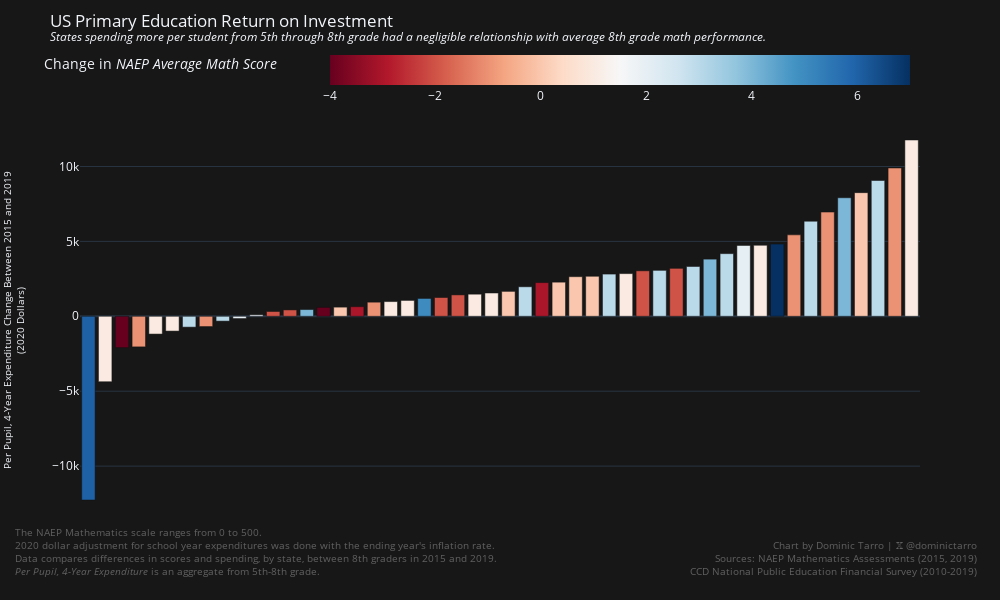
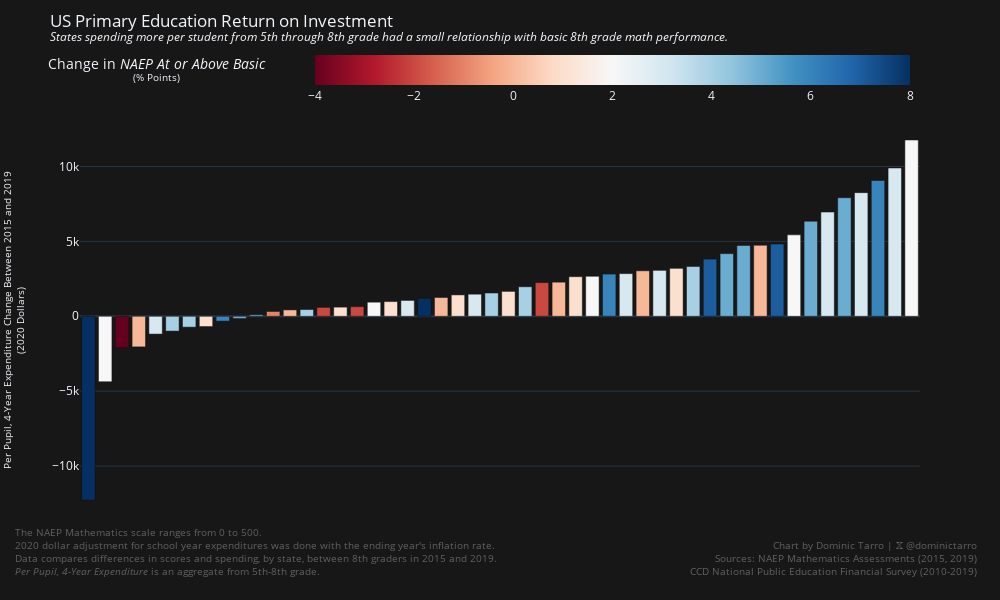
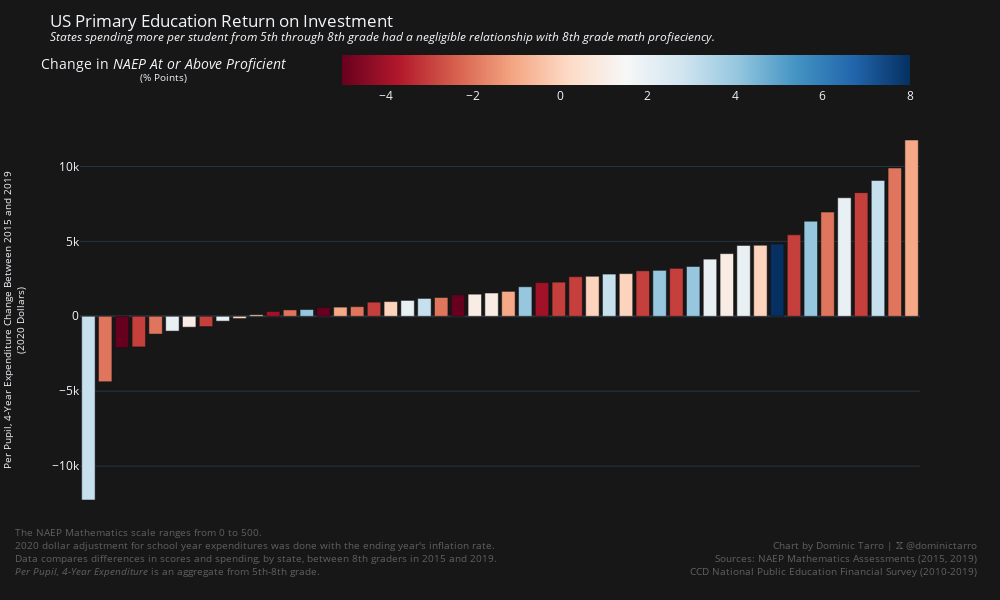

Notebook code cell kept with these figures, in order:
### Code cell
def generate_state_investment_and_math_performance_bar_chart(
    column: str, legend_title: str, description: str
) -> go.Figure:
    return px.bar(
        student_investment.join(
            math_performance,
            on="State Name"
        ).sort("Investment Change"),
        x="State Name",
        y="Investment Change",
        color=column,
        title=f"US Primary Education Return on Investment<br><sup><i>{description}</i></sup>",
        template="plotly_dark",
        color_continuous_scale=px.colors.sequential.RdBu,
        labels={
            "State Name": "State",
            "Investment Change": "4-Year Expenditure Change (2020 Dollars)",
            column: f"Change in NAEP {legend_title}",
        },
        width=1000,
        height=600,
    ).update_layout(
        xaxis=dict(showticklabels=False, title=None),
        yaxis_title="Per Pupil, 4-Year Expenditure Change Between 2015 and 2019<br>(2020 Dollars)",
        yaxis_title_font_size=10,
        coloraxis_colorbar_title=f"Change in <i>NAEP {legend_title}</i>",
        coloraxis_colorbar_orientation="h",
        plot_bgcolor="#171717",
        paper_bgcolor="#171717",
    ).add_annotation(
        x=1.07,
        y=-0.15,
        xref="paper",
        yref="paper",
        text="<br>".join(
            (
                "Chart by Dominic Tarro | 𝕏 @dominictarro",
                "Sources: NAEP Mathematics Assessments (2015, 2019)",
                "CCD National Public Education Financial Survey (2010-2019)"
            )
        ),
        align="right",
        showarrow=False,
        font=dict(
            size=10,
            color="grey"
        ),
        opacity=0.7
    ).add_annotation(
        x=-0.08,
        y=-0.15,
        xref="paper",
        yref="paper",
        text="<br>".join(
            (
                "The NAEP Mathematics scale ranges from 0 to 500.",
                "2020 dollar adjustment for school year expenditures was done with the ending year's inflation rate.",
                "Data compares differences in scores and spending, by state, between 8th graders in 2015 and 2019.",
                "<i>Per Pupil, 4-Year Expenditure</i> is an aggregate from 5th-8th grade."
            )
        ),
        align="left",
        showarrow=False,
        font=dict(
            size=10,
            color="grey"
        ),
        opacity=0.7
    )

generate_state_investment_and_math_performance_bar_chart(
    "Mean Grade 8 Math Score Change",
    "Average Math Score",
    "States spending more per student from 5th through 8th grade had a negligible relationship with average 8th grade math performance."
).show()
generate_state_investment_and_math_performance_bar_chart(
    "At or Above Basic (%) Change",
    "At or Above Basic</i><br><sup>(% Points)</sup>",
    "States spending more per student from 5th through 8th grade had a small relationship with basic 8th grade math performance."
).show()
generate_state_investment_and_math_performance_bar_chart(
    "At or Above Proficient (%) Change",
    "At or Above Proficient</i><br><sup>(% Points)</sup>",
    "States spending more per student from 5th through 8th grade had a negligible relationship with 8th grade math profieciency."
).show()

### Figure 1 — Plotly figure (JSON) as saved in the notebook; plotly's stock layout.template omitted (floating-point values rounded to 4 significant figures)
{"data": [{"alignmentgroup": "True", "hovertemplate": "State=%{x}<br>4-Year Expenditure Change (2020 Dollars)=%{y}<br>Change in NAEP Average Math Score=%{marker.color}<extra></extra>", "legendgroup": "", "marker": {"color": [6, 1, -4, -1, 1, 1, 3, -1, 3, 2, 2, -2, -2, 4, -4, 0, -3, -1, 1, 1, 5, -2, -2, 1, 1, 0, 3, -3, 0, 0, 0, 3, 1, -2, 3, -2, 3, 4, 3, 2, 1, 7, -1, 3, -1, 4, 0, 3, -1, 1], "coloraxis": "coloraxis", "pattern": {"shape": ""}}, "name": "", "offsetgroup": "", "orientation": "v", "showlegend": false, "textposition": "auto", "type": "bar", "x": ["Alaska", "Wyoming", "Louisiana", "West Virginia", "Arkansas", "Indiana", "Delaware", "Oklahoma", "Maryland", "New Mexico", "Kansas", "Alabama", "Michigan", "Iowa", "Florida", "Missouri", "Mississippi", "Ohio", "Virginia", "New Jersey", "Rhode Island", "Tennessee", "South Dakota", "Nebraska", "Utah", "Kentucky", "Arizona", "North Carolina", "Georgia", "South Carolina", "Wisconsin", "Montana", "Nevada", "Connecticut", "Massachusetts", "Idaho", "Vermont", "Texas", "Maine", "North Dakota", "Colorado", "New Hampshire", "Pennsylvania", "Minnesota", "Illinois", "Hawaii", "New York", "Oregon", "California", "Washington"], "xaxis": "x", "y": [-12260.0, -4366.0, -2093.0, -2041.0, -1187.0, -986.8, -724.1, -685.1, -322.0, -149.7, 100.0, 321.5, 425.3, 449.4, 596.2, 610.9, 640.8, 942.4, 981.8, 1059.0, 1192.0, 1255.0, 1428.0, 1476.0, 1555.0, 1662.0, 1970.0, 2249.0, 2277.0, 2643.0, 2671.0, 2818.0, 2848.0, 3036.0, 3066.0, 3200.0, 3325.0, 3816.0, 4181.0, 4731.0, 4739.0, 4819.0, 5436.0, 6346.0, 6955.0, 7911.0, 8253.0, 9065.0, 9899.0, 11770.0], "yaxis": "y"}], "layout": {"annotations": [{"align": "right", "font": {"color": "grey", "size": 10}, "opacity": 0.7, "showarrow": false, "text": "Chart by Dominic Tarro | 𝕏 @dominictarro<br>Sources: NAEP Mathematics Assessments (2015, 2019)<br>CCD National Public Education Financial Survey (2010-2019)", "x": 1.07, "xref": "paper", "y": -0.15, "yref": "paper"}, {"align": "left", "font": {"color": "grey", "size": 10}, "opacity": 0.7, "showarrow": false, "text": "The NAEP Mathematics scale ranges from 0 to 500.<br>2020 dollar adjustment for school year expenditures was done with the ending year's inflation rate.<br>Data compares differences in scores and spending, by state, between 8th graders in 2015 and 2019.<br><i>Per Pupil, 4-Year Expenditure</i> is an aggregate from 5th-8th grade.", "x": -0.08, "xref": "paper", "y": -0.15, "yref": "paper"}], "barmode": "relative", "coloraxis": {"colorbar": {"orientation": "h", "title": {"text": "Change in <i>NAEP Average Math Score</i>"}}, "colorscale": [[0, "rgb(103,0,31)"], [0.1, "rgb(178,24,43)"], [0.2, "rgb(214,96,77)"], [0.3, "rgb(244,165,130)"], [0.4, "rgb(253,219,199)"], [0.5, "rgb(247,247,247)"], [0.6, "rgb(209,229,240)"], [0.7, "rgb(146,197,222)"], [0.8, "rgb(67,147,195)"], [0.9, "rgb(33,102,172)"], [1, "rgb(5,48,97)"]]}, "height": 600, "legend": {"tracegroupgap": 0}, "paper_bgcolor": "#171717", "plot_bgcolor": "#171717", "title": {"text": "US Primary Education Return on Investment<br><sup><i>States spending more per student from 5th through 8th grade had a negligible relationship with average 8th grade math performance.</i></sup>"}, "width": 1000, "xaxis": {"anchor": "y", "domain": [0, 1], "showticklabels": false, "title": {}}, "yaxis": {"anchor": "x", "domain": [0, 1], "title": {"font": {"size": 10}, "text": "Per Pupil, 4-Year Expenditure Change Between 2015 and 2019<br>(2020 Dollars)"}}}}

### Figure 2 — Plotly figure (JSON) as saved in the notebook; plotly's stock layout.template omitted (floating-point values rounded to 4 significant figures)
{"data": [{"alignmentgroup": "True", "hovertemplate": "State=%{x}<br>4-Year Expenditure Change (2020 Dollars)=%{y}<br>Change in NAEP At or Above Basic</i><br><sup>(% Points)</sup>=%{marker.color}<extra></extra>", "legendgroup": "", "marker": {"color": [8, 2, -4, 0, 3, 4, 4, 1, 6, 5, 5, -1, 0, 4, -2, 1, -2, 2, 1, 3, 8, 0, 1, 3, 4, 1, 4, -2, 0, 1, 2, 6, 3, 0, 3, 1, 4, 7, 5, 5, 0, 7, 2, 5, 3, 5, 3, 6, 3, 2], "coloraxis": "coloraxis", "pattern": {"shape": ""}}, "name": "", "offsetgroup": "", "orientation": "v", "showlegend": false, "textposition": "auto", "type": "bar", "x": ["Alaska", "Wyoming", "Louisiana", "West Virginia", "Arkansas", "Indiana", "Delaware", "Oklahoma", "Maryland", "New Mexico", "Kansas", "Alabama", "Michigan", "Iowa", "Florida", "Missouri", "Mississippi", "Ohio", "Virginia", "New Jersey", "Rhode Island", "Tennessee", "South Dakota", "Nebraska", "Utah", "Kentucky", "Arizona", "North Carolina", "Georgia", "South Carolina", "Wisconsin", "Montana", "Nevada", "Connecticut", "Massachusetts", "Idaho", "Vermont", "Texas", "Maine", "North Dakota", "Colorado", "New Hampshire", "Pennsylvania", "Minnesota", "Illinois", "Hawaii", "New York", "Oregon", "California", "Washington"], "xaxis": "x", "y": [-12260.0, -4366.0, -2093.0, -2041.0, -1187.0, -986.8, -724.1, -685.1, -322.0, -149.7, 100.0, 321.5, 425.3, 449.4, 596.2, 610.9, 640.8, 942.4, 981.8, 1059.0, 1192.0, 1255.0, 1428.0, 1476.0, 1555.0, 1662.0, 1970.0, 2249.0, 2277.0, 2643.0, 2671.0, 2818.0, 2848.0, 3036.0, 3066.0, 3200.0, 3325.0, 3816.0, 4181.0, 4731.0, 4739.0, 4819.0, 5436.0, 6346.0, 6955.0, 7911.0, 8253.0, 9065.0, 9899.0, 11770.0], "yaxis": "y"}], "layout": {"annotations": [{"align": "right", "font": {"color": "grey", "size": 10}, "opacity": 0.7, "showarrow": false, "text": "Chart by Dominic Tarro | 𝕏 @dominictarro<br>Sources: NAEP Mathematics Assessments (2015, 2019)<br>CCD National Public Education Financial Survey (2010-2019)", "x": 1.07, "xref": "paper", "y": -0.15, "yref": "paper"}, {"align": "left", "font": {"color": "grey", "size": 10}, "opacity": 0.7, "showarrow": false, "text": "The NAEP Mathematics scale ranges from 0 to 500.<br>2020 dollar adjustment for school year expenditures was done with the ending year's inflation rate.<br>Data compares differences in scores and spending, by state, between 8th graders in 2015 and 2019.<br><i>Per Pupil, 4-Year Expenditure</i> is an aggregate from 5th-8th grade.", "x": -0.08, "xref": "paper", "y": -0.15, "yref": "paper"}], "barmode": "relative", "coloraxis": {"colorbar": {"orientation": "h", "title": {"text": "Change in <i>NAEP At or Above Basic</i><br><sup>(% Points)</sup></i>"}}, "colorscale": [[0, "rgb(103,0,31)"], [0.1, "rgb(178,24,43)"], [0.2, "rgb(214,96,77)"], [0.3, "rgb(244,165,130)"], [0.4, "rgb(253,219,199)"], [0.5, "rgb(247,247,247)"], [0.6, "rgb(209,229,240)"], [0.7, "rgb(146,197,222)"], [0.8, "rgb(67,147,195)"], [0.9, "rgb(33,102,172)"], [1, "rgb(5,48,97)"]]}, "height": 600, "legend": {"tracegroupgap": 0}, "paper_bgcolor": "#171717", "plot_bgcolor": "#171717", "title": {"text": "US Primary Education Return on Investment<br><sup><i>States spending more per student from 5th through 8th grade had a small relationship with basic 8th grade math performance.</i></sup>"}, "width": 1000, "xaxis": {"anchor": "y", "domain": [0, 1], "showticklabels": false, "title": {}}, "yaxis": {"anchor": "x", "domain": [0, 1], "title": {"font": {"size": 10}, "text": "Per Pupil, 4-Year Expenditure Change Between 2015 and 2019<br>(2020 Dollars)"}}}}

### Figure 3 — Plotly figure (JSON) as saved in the notebook; plotly's stock layout.template omitted (floating-point values rounded to 4 significant figures)
{"data": [{"alignmentgroup": "True", "hovertemplate": "State=%{x}<br>4-Year Expenditure Change (2020 Dollars)=%{y}<br>Change in NAEP At or Above Proficient</i><br><sup>(% Points)</sup>=%{marker.color}<extra></extra>", "legendgroup": "", "marker": {"color": [3, -2, -5, -3, -2, 2, 1, -3, 2, 0, 0, -4, -2, 4, -5, -1, -2, -3, 0, 2, 3, -2, -5, 1, 1, -1, 4, -4, -3, -3, 0, 3, 0, -3, 4, -3, 4, 2, 1, 2, 0, 8, -3, 4, -2, 2, -3, 3, -2, -1], "coloraxis": "coloraxis", "pattern": {"shape": ""}}, "name": "", "offsetgroup": "", "orientation": "v", "showlegend": false, "textposition": "auto", "type": "bar", "x": ["Alaska", "Wyoming", "Louisiana", "West Virginia", "Arkansas", "Indiana", "Delaware", "Oklahoma", "Maryland", "New Mexico", "Kansas", "Alabama", "Michigan", "Iowa", "Florida", "Missouri", "Mississippi", "Ohio", "Virginia", "New Jersey", "Rhode Island", "Tennessee", "South Dakota", "Nebraska", "Utah", "Kentucky", "Arizona", "North Carolina", "Georgia", "South Carolina", "Wisconsin", "Montana", "Nevada", "Connecticut", "Massachusetts", "Idaho", "Vermont", "Texas", "Maine", "North Dakota", "Colorado", "New Hampshire", "Pennsylvania", "Minnesota", "Illinois", "Hawaii", "New York", "Oregon", "California", "Washington"], "xaxis": "x", "y": [-12260.0, -4366.0, -2093.0, -2041.0, -1187.0, -986.8, -724.1, -685.1, -322.0, -149.7, 100.0, 321.5, 425.3, 449.4, 596.2, 610.9, 640.8, 942.4, 981.8, 1059.0, 1192.0, 1255.0, 1428.0, 1476.0, 1555.0, 1662.0, 1970.0, 2249.0, 2277.0, 2643.0, 2671.0, 2818.0, 2848.0, 3036.0, 3066.0, 3200.0, 3325.0, 3816.0, 4181.0, 4731.0, 4739.0, 4819.0, 5436.0, 6346.0, 6955.0, 7911.0, 8253.0, 9065.0, 9899.0, 11770.0], "yaxis": "y"}], "layout": {"annotations": [{"align": "right", "font": {"color": "grey", "size": 10}, "opacity": 0.7, "showarrow": false, "text": "Chart by Dominic Tarro | 𝕏 @dominictarro<br>Sources: NAEP Mathematics Assessments (2015, 2019)<br>CCD National Public Education Financial Survey (2010-2019)", "x": 1.07, "xref": "paper", "y": -0.15, "yref": "paper"}, {"align": "left", "font": {"color": "grey", "size": 10}, "opacity": 0.7, "showarrow": false, "text": "The NAEP Mathematics scale ranges from 0 to 500.<br>2020 dollar adjustment for school year expenditures was done with the ending year's inflation rate.<br>Data compares differences in scores and spending, by state, between 8th graders in 2015 and 2019.<br><i>Per Pupil, 4-Year Expenditure</i> is an aggregate from 5th-8th grade.", "x": -0.08, "xref": "paper", "y": -0.15, "yref": "paper"}], "barmode": "relative", "coloraxis": {"colorbar": {"orientation": "h", "title": {"text": "Change in <i>NAEP At or Above Proficient</i><br><sup>(% Points)</sup></i>"}}, "colorscale": [[0, "rgb(103,0,31)"], [0.1, "rgb(178,24,43)"], [0.2, "rgb(214,96,77)"], [0.3, "rgb(244,165,130)"], [0.4, "rgb(253,219,199)"], [0.5, "rgb(247,247,247)"], [0.6, "rgb(209,229,240)"], [0.7, "rgb(146,197,222)"], [0.8, "rgb(67,147,195)"], [0.9, "rgb(33,102,172)"], [1, "rgb(5,48,97)"]]}, "height": 600, "legend": {"tracegroupgap": 0}, "paper_bgcolor": "#171717", "plot_bgcolor": "#171717", "title": {"text": "US Primary Education Return on Investment<br><sup><i>States spending more per student from 5th through 8th grade had a negligible relationship with 8th grade math profieciency.</i></sup>"}, "width": 1000, "xaxis": {"anchor": "y", "domain": [0, 1], "showticklabels": false, "title": {}}, "yaxis": {"anchor": "x", "domain": [0, 1], "title": {"font": {"size": 10}, "text": "Per Pupil, 4-Year Expenditure Change Between 2015 and 2019<br>(2020 Dollars)"}}}}
